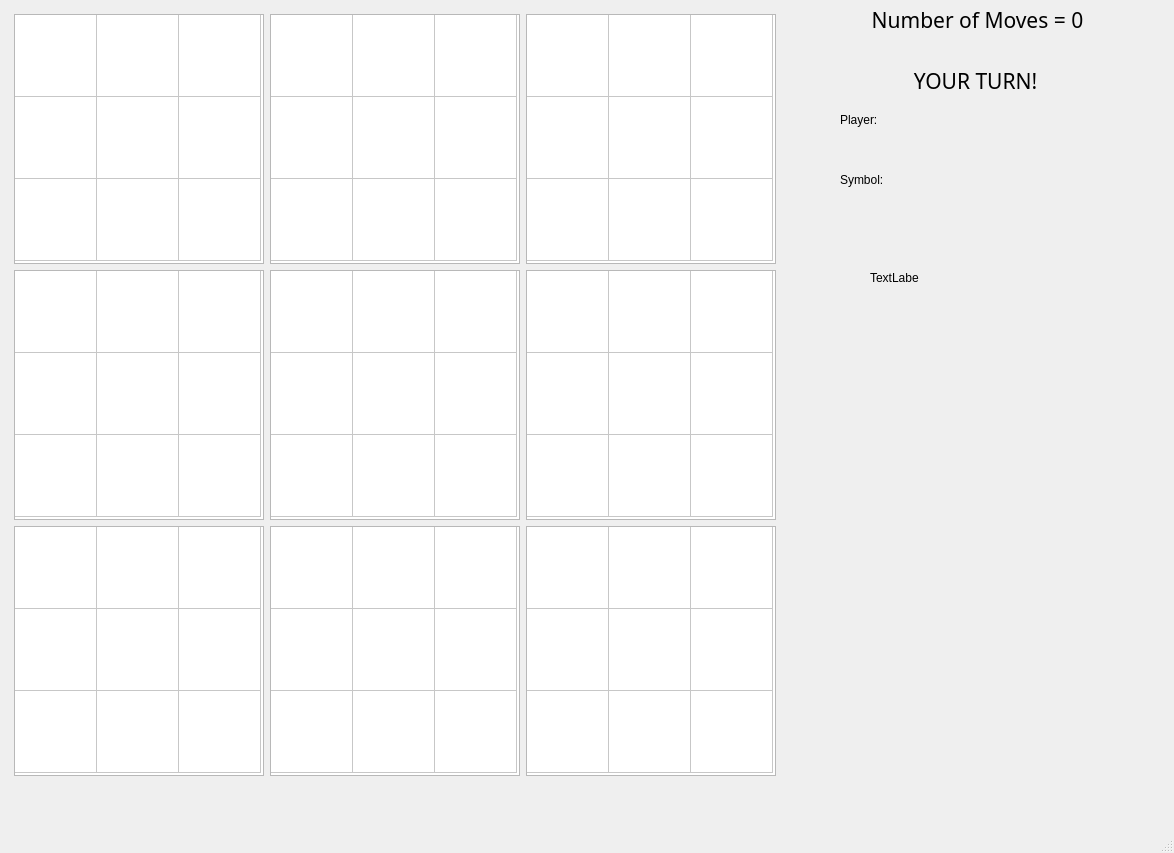
<?xml version="1.0" encoding="UTF-8"?>
<ui version="4.0">
 <class>Ultimate_TTT_UI</class>
 <widget class="QMainWindow" name="Ultimate_TTT_UI">
  <property name="geometry">
   <rect>
    <x>0</x>
    <y>0</y>
    <width>1174</width>
    <height>853</height>
   </rect>
  </property>
  <property name="windowTitle">
   <string>Ultimate_TTT_UI</string>
  </property>
  <widget class="QWidget" name="centralwidget">
   <widget class="QLabel" name="urTurnLabel">
    <property name="geometry">
     <rect>
      <x>840</x>
      <y>60</y>
      <width>271</width>
      <height>41</height>
     </rect>
    </property>
    <property name="font">
     <font>
      <family>outrun future</family>
      <pointsize>16</pointsize>
     </font>
    </property>
    <property name="text">
     <string>YOUR TURN!</string>
    </property>
    <property name="alignment">
     <set>Qt::AlignmentFlag::AlignCenter</set>
    </property>
   </widget>
   <widget class="QLabel" name="playerLabel">
    <property name="geometry">
     <rect>
      <x>840</x>
      <y>110</y>
      <width>63</width>
      <height>20</height>
     </rect>
    </property>
    <property name="text">
     <string>Player:</string>
    </property>
   </widget>
   <widget class="QLabel" name="symbol_Label">
    <property name="geometry">
     <rect>
      <x>840</x>
      <y>170</y>
      <width>63</width>
      <height>20</height>
     </rect>
    </property>
    <property name="text">
     <string>Symbol:</string>
    </property>
   </widget>
   <widget class="QLabel" name="noOfMoves_Label">
    <property name="geometry">
     <rect>
      <x>792</x>
      <y>10</y>
      <width>371</width>
      <height>20</height>
     </rect>
    </property>
    <property name="font">
     <font>
      <family>outrun future</family>
      <pointsize>16</pointsize>
      <bold>false</bold>
     </font>
    </property>
    <property name="text">
     <string>Number of Moves = 0</string>
    </property>
    <property name="alignment">
     <set>Qt::AlignmentFlag::AlignCenter</set>
    </property>
   </widget>
   <widget class="QLabel" name="msgLabel">
    <property name="geometry">
     <rect>
      <x>870</x>
      <y>270</y>
      <width>49</width>
      <height>16</height>
     </rect>
    </property>
    <property name="text">
     <string>TextLabel</string>
    </property>
   </widget>
   <widget class="QLabel" name="_0_0_Label">
    <property name="geometry">
     <rect>
      <x>14</x>
      <y>14</y>
      <width>250</width>
      <height>250</height>
     </rect>
    </property>
    <property name="minimumSize">
     <size>
      <width>250</width>
      <height>250</height>
     </size>
    </property>
    <property name="maximumSize">
     <size>
      <width>250</width>
      <height>250</height>
     </size>
    </property>
    <property name="styleSheet">
     <string notr="true">QLabel:hover {
    background-color: rgba(0, 0, 0, 0.5);
    transform: translateY(180px); 
}</string>
    </property>
    <property name="text">
     <string/>
    </property>
   </widget>
   <widget class="QLabel" name="_0_1_Label">
    <property name="geometry">
     <rect>
      <x>270</x>
      <y>14</y>
      <width>250</width>
      <height>250</height>
     </rect>
    </property>
    <property name="minimumSize">
     <size>
      <width>250</width>
      <height>250</height>
     </size>
    </property>
    <property name="maximumSize">
     <size>
      <width>250</width>
      <height>250</height>
     </size>
    </property>
    <property name="text">
     <string/>
    </property>
   </widget>
   <widget class="QLabel" name="_0_2_Label">
    <property name="geometry">
     <rect>
      <x>526</x>
      <y>14</y>
      <width>250</width>
      <height>250</height>
     </rect>
    </property>
    <property name="minimumSize">
     <size>
      <width>250</width>
      <height>250</height>
     </size>
    </property>
    <property name="maximumSize">
     <size>
      <width>250</width>
      <height>250</height>
     </size>
    </property>
    <property name="text">
     <string/>
    </property>
   </widget>
   <widget class="QLabel" name="_1_0_Label">
    <property name="geometry">
     <rect>
      <x>14</x>
      <y>270</y>
      <width>250</width>
      <height>250</height>
     </rect>
    </property>
    <property name="minimumSize">
     <size>
      <width>250</width>
      <height>250</height>
     </size>
    </property>
    <property name="text">
     <string/>
    </property>
   </widget>
   <widget class="QLabel" name="_1_1_Label">
    <property name="geometry">
     <rect>
      <x>270</x>
      <y>270</y>
      <width>250</width>
      <height>250</height>
     </rect>
    </property>
    <property name="minimumSize">
     <size>
      <width>250</width>
      <height>250</height>
     </size>
    </property>
    <property name="maximumSize">
     <size>
      <width>250</width>
      <height>250</height>
     </size>
    </property>
    <property name="text">
     <string/>
    </property>
   </widget>
   <widget class="QLabel" name="_1_2_Label">
    <property name="geometry">
     <rect>
      <x>526</x>
      <y>270</y>
      <width>250</width>
      <height>250</height>
     </rect>
    </property>
    <property name="minimumSize">
     <size>
      <width>250</width>
      <height>250</height>
     </size>
    </property>
    <property name="maximumSize">
     <size>
      <width>250</width>
      <height>250</height>
     </size>
    </property>
    <property name="text">
     <string/>
    </property>
   </widget>
   <widget class="QLabel" name="_2_0_Label">
    <property name="geometry">
     <rect>
      <x>14</x>
      <y>526</y>
      <width>250</width>
      <height>250</height>
     </rect>
    </property>
    <property name="minimumSize">
     <size>
      <width>250</width>
      <height>250</height>
     </size>
    </property>
    <property name="maximumSize">
     <size>
      <width>250</width>
      <height>250</height>
     </size>
    </property>
    <property name="text">
     <string/>
    </property>
   </widget>
   <widget class="QLabel" name="_2_1_Label">
    <property name="geometry">
     <rect>
      <x>270</x>
      <y>526</y>
      <width>250</width>
      <height>250</height>
     </rect>
    </property>
    <property name="minimumSize">
     <size>
      <width>250</width>
      <height>250</height>
     </size>
    </property>
    <property name="maximumSize">
     <size>
      <width>250</width>
      <height>250</height>
     </size>
    </property>
    <property name="text">
     <string/>
    </property>
   </widget>
   <widget class="QLabel" name="_2_2_Label">
    <property name="geometry">
     <rect>
      <x>526</x>
      <y>526</y>
      <width>250</width>
      <height>250</height>
     </rect>
    </property>
    <property name="minimumSize">
     <size>
      <width>250</width>
      <height>250</height>
     </size>
    </property>
    <property name="maximumSize">
     <size>
      <width>250</width>
      <height>250</height>
     </size>
    </property>
    <property name="text">
     <string/>
    </property>
   </widget>
   <widget class="QTableWidget" name="_2_0_Grid">
    <property name="geometry">
     <rect>
      <x>14</x>
      <y>526</y>
      <width>250</width>
      <height>250</height>
     </rect>
    </property>
    <property name="minimumSize">
     <size>
      <width>250</width>
      <height>250</height>
     </size>
    </property>
    <property name="maximumSize">
     <size>
      <width>250</width>
      <height>250</height>
     </size>
    </property>
    <attribute name="horizontalHeaderVisible">
     <bool>false</bool>
    </attribute>
    <attribute name="horizontalHeaderDefaultSectionSize">
     <number>82</number>
    </attribute>
    <attribute name="verticalHeaderVisible">
     <bool>false</bool>
    </attribute>
    <attribute name="verticalHeaderDefaultSectionSize">
     <number>82</number>
    </attribute>
    <row>
     <property name="text">
      <string>New Row</string>
     </property>
    </row>
    <row>
     <property name="text">
      <string>New Row</string>
     </property>
    </row>
    <row>
     <property name="text">
      <string>New Row</string>
     </property>
    </row>
    <column>
     <property name="text">
      <string>New Column</string>
     </property>
    </column>
    <column>
     <property name="text">
      <string>New Column</string>
     </property>
    </column>
    <column>
     <property name="text">
      <string>New Column</string>
     </property>
    </column>
    <item row="0" column="0">
     <property name="text">
      <string/>
     </property>
     <property name="textAlignment">
      <set>AlignCenter</set>
     </property>
     <property name="flags">
      <set>ItemIsEnabled</set>
     </property>
    </item>
    <item row="0" column="1">
     <property name="text">
      <string/>
     </property>
     <property name="textAlignment">
      <set>AlignCenter</set>
     </property>
     <property name="flags">
      <set>ItemIsEnabled</set>
     </property>
    </item>
    <item row="0" column="2">
     <property name="text">
      <string/>
     </property>
     <property name="textAlignment">
      <set>AlignCenter</set>
     </property>
     <property name="flags">
      <set>ItemIsEnabled</set>
     </property>
    </item>
    <item row="1" column="0">
     <property name="text">
      <string/>
     </property>
     <property name="textAlignment">
      <set>AlignCenter</set>
     </property>
     <property name="flags">
      <set>ItemIsEnabled</set>
     </property>
    </item>
    <item row="1" column="1">
     <property name="text">
      <string/>
     </property>
     <property name="textAlignment">
      <set>AlignCenter</set>
     </property>
     <property name="flags">
      <set>ItemIsEnabled</set>
     </property>
    </item>
    <item row="1" column="2">
     <property name="text">
      <string/>
     </property>
     <property name="textAlignment">
      <set>AlignCenter</set>
     </property>
     <property name="flags">
      <set>ItemIsEnabled</set>
     </property>
    </item>
    <item row="2" column="0">
     <property name="text">
      <string/>
     </property>
     <property name="textAlignment">
      <set>AlignCenter</set>
     </property>
     <property name="flags">
      <set>ItemIsEnabled</set>
     </property>
    </item>
    <item row="2" column="1">
     <property name="text">
      <string/>
     </property>
     <property name="textAlignment">
      <set>AlignCenter</set>
     </property>
     <property name="flags">
      <set>ItemIsEnabled</set>
     </property>
    </item>
    <item row="2" column="2">
     <property name="text">
      <string/>
     </property>
     <property name="textAlignment">
      <set>AlignCenter</set>
     </property>
     <property name="flags">
      <set>ItemIsEnabled</set>
     </property>
    </item>
   </widget>
   <widget class="QTableWidget" name="_1_0_Grid">
    <property name="geometry">
     <rect>
      <x>14</x>
      <y>270</y>
      <width>250</width>
      <height>250</height>
     </rect>
    </property>
    <property name="minimumSize">
     <size>
      <width>250</width>
      <height>250</height>
     </size>
    </property>
    <property name="maximumSize">
     <size>
      <width>250</width>
      <height>250</height>
     </size>
    </property>
    <attribute name="horizontalHeaderVisible">
     <bool>false</bool>
    </attribute>
    <attribute name="horizontalHeaderDefaultSectionSize">
     <number>82</number>
    </attribute>
    <attribute name="verticalHeaderVisible">
     <bool>false</bool>
    </attribute>
    <attribute name="verticalHeaderDefaultSectionSize">
     <number>82</number>
    </attribute>
    <row>
     <property name="text">
      <string>New Row</string>
     </property>
    </row>
    <row>
     <property name="text">
      <string>New Row</string>
     </property>
    </row>
    <row>
     <property name="text">
      <string>New Row</string>
     </property>
    </row>
    <column>
     <property name="text">
      <string>New Column</string>
     </property>
    </column>
    <column>
     <property name="text">
      <string>New Column</string>
     </property>
    </column>
    <column>
     <property name="text">
      <string>New Column</string>
     </property>
    </column>
    <item row="0" column="0">
     <property name="text">
      <string/>
     </property>
     <property name="textAlignment">
      <set>AlignCenter</set>
     </property>
     <property name="flags">
      <set>ItemIsEnabled</set>
     </property>
    </item>
    <item row="0" column="1">
     <property name="text">
      <string/>
     </property>
     <property name="textAlignment">
      <set>AlignCenter</set>
     </property>
     <property name="flags">
      <set>ItemIsEnabled</set>
     </property>
    </item>
    <item row="0" column="2">
     <property name="text">
      <string/>
     </property>
     <property name="textAlignment">
      <set>AlignCenter</set>
     </property>
     <property name="flags">
      <set>ItemIsEnabled</set>
     </property>
    </item>
    <item row="1" column="0">
     <property name="text">
      <string/>
     </property>
     <property name="textAlignment">
      <set>AlignCenter</set>
     </property>
     <property name="flags">
      <set>ItemIsEnabled</set>
     </property>
    </item>
    <item row="1" column="1">
     <property name="text">
      <string/>
     </property>
     <property name="textAlignment">
      <set>AlignCenter</set>
     </property>
     <property name="flags">
      <set>ItemIsEnabled</set>
     </property>
    </item>
    <item row="1" column="2">
     <property name="text">
      <string/>
     </property>
     <property name="textAlignment">
      <set>AlignCenter</set>
     </property>
     <property name="flags">
      <set>ItemIsEnabled</set>
     </property>
    </item>
    <item row="2" column="0">
     <property name="text">
      <string/>
     </property>
     <property name="textAlignment">
      <set>AlignCenter</set>
     </property>
     <property name="flags">
      <set>ItemIsEnabled</set>
     </property>
    </item>
    <item row="2" column="1">
     <property name="text">
      <string/>
     </property>
     <property name="textAlignment">
      <set>AlignCenter</set>
     </property>
     <property name="flags">
      <set>ItemIsEnabled</set>
     </property>
    </item>
    <item row="2" column="2">
     <property name="text">
      <string/>
     </property>
     <property name="textAlignment">
      <set>AlignCenter</set>
     </property>
     <property name="flags">
      <set>ItemIsEnabled</set>
     </property>
    </item>
   </widget>
   <widget class="QTableWidget" name="_0_0_Grid">
    <property name="geometry">
     <rect>
      <x>14</x>
      <y>14</y>
      <width>250</width>
      <height>250</height>
     </rect>
    </property>
    <property name="minimumSize">
     <size>
      <width>250</width>
      <height>250</height>
     </size>
    </property>
    <property name="maximumSize">
     <size>
      <width>250</width>
      <height>250</height>
     </size>
    </property>
    <property name="styleSheet">
     <string notr="true"/>
    </property>
    <attribute name="horizontalHeaderVisible">
     <bool>false</bool>
    </attribute>
    <attribute name="horizontalHeaderDefaultSectionSize">
     <number>82</number>
    </attribute>
    <attribute name="verticalHeaderVisible">
     <bool>false</bool>
    </attribute>
    <attribute name="verticalHeaderDefaultSectionSize">
     <number>82</number>
    </attribute>
    <row>
     <property name="text">
      <string>New Row</string>
     </property>
    </row>
    <row>
     <property name="text">
      <string>New Row</string>
     </property>
    </row>
    <row>
     <property name="text">
      <string>New Row</string>
     </property>
    </row>
    <column>
     <property name="text">
      <string>New Column</string>
     </property>
    </column>
    <column>
     <property name="text">
      <string>New Column</string>
     </property>
    </column>
    <column>
     <property name="text">
      <string>New Column</string>
     </property>
    </column>
    <item row="0" column="0">
     <property name="text">
      <string/>
     </property>
     <property name="textAlignment">
      <set>AlignCenter</set>
     </property>
     <property name="flags">
      <set>ItemIsEnabled</set>
     </property>
    </item>
    <item row="0" column="1">
     <property name="text">
      <string/>
     </property>
     <property name="textAlignment">
      <set>AlignCenter</set>
     </property>
     <property name="flags">
      <set>ItemIsEnabled</set>
     </property>
    </item>
    <item row="0" column="2">
     <property name="text">
      <string/>
     </property>
     <property name="textAlignment">
      <set>AlignCenter</set>
     </property>
     <property name="flags">
      <set>ItemIsEnabled</set>
     </property>
    </item>
    <item row="1" column="0">
     <property name="text">
      <string/>
     </property>
     <property name="textAlignment">
      <set>AlignCenter</set>
     </property>
     <property name="flags">
      <set>ItemIsEnabled</set>
     </property>
    </item>
    <item row="1" column="1">
     <property name="text">
      <string/>
     </property>
     <property name="textAlignment">
      <set>AlignCenter</set>
     </property>
     <property name="flags">
      <set>ItemIsEnabled</set>
     </property>
    </item>
    <item row="1" column="2">
     <property name="text">
      <string/>
     </property>
     <property name="textAlignment">
      <set>AlignCenter</set>
     </property>
     <property name="flags">
      <set>ItemIsEnabled</set>
     </property>
    </item>
    <item row="2" column="0">
     <property name="text">
      <string/>
     </property>
     <property name="textAlignment">
      <set>AlignCenter</set>
     </property>
     <property name="flags">
      <set>ItemIsEnabled</set>
     </property>
    </item>
    <item row="2" column="1">
     <property name="text">
      <string/>
     </property>
     <property name="textAlignment">
      <set>AlignCenter</set>
     </property>
     <property name="flags">
      <set>ItemIsEnabled</set>
     </property>
    </item>
    <item row="2" column="2">
     <property name="text">
      <string/>
     </property>
     <property name="textAlignment">
      <set>AlignCenter</set>
     </property>
     <property name="flags">
      <set>ItemIsEnabled</set>
     </property>
    </item>
   </widget>
   <widget class="QTableWidget" name="_2_1_Grid">
    <property name="geometry">
     <rect>
      <x>270</x>
      <y>526</y>
      <width>250</width>
      <height>250</height>
     </rect>
    </property>
    <property name="minimumSize">
     <size>
      <width>250</width>
      <height>250</height>
     </size>
    </property>
    <property name="maximumSize">
     <size>
      <width>250</width>
      <height>250</height>
     </size>
    </property>
    <attribute name="horizontalHeaderVisible">
     <bool>false</bool>
    </attribute>
    <attribute name="horizontalHeaderDefaultSectionSize">
     <number>82</number>
    </attribute>
    <attribute name="verticalHeaderVisible">
     <bool>false</bool>
    </attribute>
    <attribute name="verticalHeaderDefaultSectionSize">
     <number>82</number>
    </attribute>
    <row>
     <property name="text">
      <string>New Row</string>
     </property>
    </row>
    <row>
     <property name="text">
      <string>New Row</string>
     </property>
    </row>
    <row>
     <property name="text">
      <string>New Row</string>
     </property>
    </row>
    <column>
     <property name="text">
      <string>New Column</string>
     </property>
    </column>
    <column>
     <property name="text">
      <string>New Column</string>
     </property>
    </column>
    <column>
     <property name="text">
      <string>New Column</string>
     </property>
    </column>
    <item row="0" column="0">
     <property name="text">
      <string/>
     </property>
     <property name="textAlignment">
      <set>AlignCenter</set>
     </property>
     <property name="flags">
      <set>ItemIsEnabled</set>
     </property>
    </item>
    <item row="0" column="1">
     <property name="text">
      <string/>
     </property>
     <property name="textAlignment">
      <set>AlignCenter</set>
     </property>
     <property name="flags">
      <set>ItemIsEnabled</set>
     </property>
    </item>
    <item row="0" column="2">
     <property name="text">
      <string/>
     </property>
     <property name="textAlignment">
      <set>AlignCenter</set>
     </property>
     <property name="flags">
      <set>ItemIsEnabled</set>
     </property>
    </item>
    <item row="1" column="0">
     <property name="text">
      <string/>
     </property>
     <property name="textAlignment">
      <set>AlignCenter</set>
     </property>
     <property name="flags">
      <set>ItemIsEnabled</set>
     </property>
    </item>
    <item row="1" column="1">
     <property name="text">
      <string/>
     </property>
     <property name="textAlignment">
      <set>AlignCenter</set>
     </property>
     <property name="flags">
      <set>ItemIsEnabled</set>
     </property>
    </item>
    <item row="1" column="2">
     <property name="text">
      <string/>
     </property>
     <property name="textAlignment">
      <set>AlignCenter</set>
     </property>
     <property name="flags">
      <set>ItemIsEnabled</set>
     </property>
    </item>
    <item row="2" column="0">
     <property name="text">
      <string/>
     </property>
     <property name="textAlignment">
      <set>AlignCenter</set>
     </property>
     <property name="flags">
      <set>ItemIsEnabled</set>
     </property>
    </item>
    <item row="2" column="1">
     <property name="text">
      <string/>
     </property>
     <property name="textAlignment">
      <set>AlignCenter</set>
     </property>
     <property name="flags">
      <set>ItemIsEnabled</set>
     </property>
    </item>
    <item row="2" column="2">
     <property name="text">
      <string/>
     </property>
     <property name="textAlignment">
      <set>AlignCenter</set>
     </property>
     <property name="flags">
      <set>ItemIsEnabled</set>
     </property>
    </item>
   </widget>
   <widget class="QTableWidget" name="_1_1_Grid">
    <property name="geometry">
     <rect>
      <x>270</x>
      <y>270</y>
      <width>250</width>
      <height>250</height>
     </rect>
    </property>
    <property name="minimumSize">
     <size>
      <width>250</width>
      <height>250</height>
     </size>
    </property>
    <property name="maximumSize">
     <size>
      <width>250</width>
      <height>250</height>
     </size>
    </property>
    <attribute name="horizontalHeaderVisible">
     <bool>false</bool>
    </attribute>
    <attribute name="horizontalHeaderDefaultSectionSize">
     <number>82</number>
    </attribute>
    <attribute name="verticalHeaderVisible">
     <bool>false</bool>
    </attribute>
    <attribute name="verticalHeaderDefaultSectionSize">
     <number>82</number>
    </attribute>
    <row>
     <property name="text">
      <string>New Row</string>
     </property>
    </row>
    <row>
     <property name="text">
      <string>New Row</string>
     </property>
    </row>
    <row>
     <property name="text">
      <string>New Row</string>
     </property>
    </row>
    <column>
     <property name="text">
      <string>New Column</string>
     </property>
    </column>
    <column>
     <property name="text">
      <string>New Column</string>
     </property>
    </column>
    <column>
     <property name="text">
      <string>New Column</string>
     </property>
    </column>
    <item row="0" column="0">
     <property name="text">
      <string/>
     </property>
     <property name="textAlignment">
      <set>AlignCenter</set>
     </property>
     <property name="foreground">
      <brush brushstyle="NoBrush">
       <color alpha="255">
        <red>0</red>
        <green>0</green>
        <blue>0</blue>
       </color>
      </brush>
     </property>
     <property name="flags">
      <set>ItemIsEnabled</set>
     </property>
    </item>
    <item row="0" column="1">
     <property name="text">
      <string/>
     </property>
     <property name="textAlignment">
      <set>AlignCenter</set>
     </property>
     <property name="flags">
      <set>ItemIsEnabled</set>
     </property>
    </item>
    <item row="0" column="2">
     <property name="text">
      <string/>
     </property>
     <property name="textAlignment">
      <set>AlignCenter</set>
     </property>
     <property name="flags">
      <set>ItemIsEnabled</set>
     </property>
    </item>
    <item row="1" column="0">
     <property name="text">
      <string/>
     </property>
     <property name="textAlignment">
      <set>AlignCenter</set>
     </property>
     <property name="flags">
      <set>ItemIsEnabled</set>
     </property>
    </item>
    <item row="1" column="1">
     <property name="text">
      <string/>
     </property>
     <property name="textAlignment">
      <set>AlignCenter</set>
     </property>
     <property name="flags">
      <set>ItemIsEnabled</set>
     </property>
    </item>
    <item row="1" column="2">
     <property name="text">
      <string/>
     </property>
     <property name="textAlignment">
      <set>AlignCenter</set>
     </property>
     <property name="flags">
      <set>ItemIsEnabled</set>
     </property>
    </item>
    <item row="2" column="0">
     <property name="text">
      <string/>
     </property>
     <property name="textAlignment">
      <set>AlignCenter</set>
     </property>
     <property name="flags">
      <set>ItemIsEnabled</set>
     </property>
    </item>
    <item row="2" column="1">
     <property name="text">
      <string/>
     </property>
     <property name="textAlignment">
      <set>AlignCenter</set>
     </property>
     <property name="flags">
      <set>ItemIsEnabled</set>
     </property>
    </item>
    <item row="2" column="2">
     <property name="text">
      <string/>
     </property>
     <property name="textAlignment">
      <set>AlignCenter</set>
     </property>
     <property name="flags">
      <set>ItemIsEnabled</set>
     </property>
    </item>
   </widget>
   <widget class="QTableWidget" name="_0_1_Grid">
    <property name="geometry">
     <rect>
      <x>270</x>
      <y>14</y>
      <width>250</width>
      <height>250</height>
     </rect>
    </property>
    <property name="minimumSize">
     <size>
      <width>250</width>
      <height>250</height>
     </size>
    </property>
    <property name="maximumSize">
     <size>
      <width>250</width>
      <height>250</height>
     </size>
    </property>
    <attribute name="horizontalHeaderVisible">
     <bool>false</bool>
    </attribute>
    <attribute name="horizontalHeaderDefaultSectionSize">
     <number>82</number>
    </attribute>
    <attribute name="verticalHeaderVisible">
     <bool>false</bool>
    </attribute>
    <attribute name="verticalHeaderDefaultSectionSize">
     <number>82</number>
    </attribute>
    <row>
     <property name="text">
      <string>New Row</string>
     </property>
    </row>
    <row>
     <property name="text">
      <string>New Row</string>
     </property>
    </row>
    <row>
     <property name="text">
      <string>New Row</string>
     </property>
    </row>
    <column>
     <property name="text">
      <string>New Column</string>
     </property>
    </column>
    <column>
     <property name="text">
      <string>New Column</string>
     </property>
    </column>
    <column>
     <property name="text">
      <string>New Column</string>
     </property>
    </column>
    <item row="0" column="0">
     <property name="text">
      <string/>
     </property>
     <property name="textAlignment">
      <set>AlignCenter</set>
     </property>
     <property name="flags">
      <set>ItemIsEnabled</set>
     </property>
    </item>
    <item row="0" column="1">
     <property name="text">
      <string/>
     </property>
     <property name="textAlignment">
      <set>AlignCenter</set>
     </property>
     <property name="flags">
      <set>ItemIsEnabled</set>
     </property>
    </item>
    <item row="0" column="2">
     <property name="text">
      <string/>
     </property>
     <property name="textAlignment">
      <set>AlignCenter</set>
     </property>
     <property name="flags">
      <set>ItemIsEnabled</set>
     </property>
    </item>
    <item row="1" column="0">
     <property name="text">
      <string/>
     </property>
     <property name="textAlignment">
      <set>AlignCenter</set>
     </property>
     <property name="flags">
      <set>ItemIsEnabled</set>
     </property>
    </item>
    <item row="1" column="1">
     <property name="text">
      <string/>
     </property>
     <property name="textAlignment">
      <set>AlignCenter</set>
     </property>
     <property name="flags">
      <set>ItemIsEnabled</set>
     </property>
    </item>
    <item row="1" column="2">
     <property name="text">
      <string/>
     </property>
     <property name="textAlignment">
      <set>AlignCenter</set>
     </property>
     <property name="flags">
      <set>ItemIsEnabled</set>
     </property>
    </item>
    <item row="2" column="0">
     <property name="text">
      <string/>
     </property>
     <property name="textAlignment">
      <set>AlignCenter</set>
     </property>
     <property name="flags">
      <set>ItemIsEnabled</set>
     </property>
    </item>
    <item row="2" column="1">
     <property name="text">
      <string/>
     </property>
     <property name="textAlignment">
      <set>AlignCenter</set>
     </property>
     <property name="flags">
      <set>ItemIsEnabled</set>
     </property>
    </item>
    <item row="2" column="2">
     <property name="text">
      <string/>
     </property>
     <property name="textAlignment">
      <set>AlignCenter</set>
     </property>
     <property name="flags">
      <set>ItemIsEnabled</set>
     </property>
    </item>
   </widget>
   <widget class="QTableWidget" name="_2_2_Grid">
    <property name="geometry">
     <rect>
      <x>526</x>
      <y>526</y>
      <width>250</width>
      <height>250</height>
     </rect>
    </property>
    <property name="minimumSize">
     <size>
      <width>250</width>
      <height>250</height>
     </size>
    </property>
    <property name="maximumSize">
     <size>
      <width>250</width>
      <height>250</height>
     </size>
    </property>
    <attribute name="horizontalHeaderVisible">
     <bool>false</bool>
    </attribute>
    <attribute name="horizontalHeaderDefaultSectionSize">
     <number>82</number>
    </attribute>
    <attribute name="verticalHeaderVisible">
     <bool>false</bool>
    </attribute>
    <attribute name="verticalHeaderDefaultSectionSize">
     <number>82</number>
    </attribute>
    <row>
     <property name="text">
      <string>New Row</string>
     </property>
    </row>
    <row>
     <property name="text">
      <string>New Row</string>
     </property>
    </row>
    <row>
     <property name="text">
      <string>New Row</string>
     </property>
    </row>
    <column>
     <property name="text">
      <string>New Column</string>
     </property>
    </column>
    <column>
     <property name="text">
      <string>New Column</string>
     </property>
    </column>
    <column>
     <property name="text">
      <string>New Column</string>
     </property>
    </column>
    <item row="0" column="0">
     <property name="text">
      <string/>
     </property>
     <property name="textAlignment">
      <set>AlignCenter</set>
     </property>
     <property name="flags">
      <set>ItemIsEnabled</set>
     </property>
    </item>
    <item row="0" column="1">
     <property name="text">
      <string/>
     </property>
     <property name="textAlignment">
      <set>AlignCenter</set>
     </property>
     <property name="flags">
      <set>ItemIsEnabled</set>
     </property>
    </item>
    <item row="0" column="2">
     <property name="text">
      <string/>
     </property>
     <property name="textAlignment">
      <set>AlignCenter</set>
     </property>
     <property name="flags">
      <set>ItemIsEnabled</set>
     </property>
    </item>
    <item row="1" column="0">
     <property name="text">
      <string/>
     </property>
     <property name="textAlignment">
      <set>AlignCenter</set>
     </property>
     <property name="flags">
      <set>ItemIsEnabled</set>
     </property>
    </item>
    <item row="1" column="1">
     <property name="text">
      <string/>
     </property>
     <property name="textAlignment">
      <set>AlignCenter</set>
     </property>
     <property name="flags">
      <set>ItemIsEnabled</set>
     </property>
    </item>
    <item row="1" column="2">
     <property name="text">
      <string/>
     </property>
     <property name="textAlignment">
      <set>AlignCenter</set>
     </property>
     <property name="flags">
      <set>ItemIsEnabled</set>
     </property>
    </item>
    <item row="2" column="0">
     <property name="text">
      <string/>
     </property>
     <property name="textAlignment">
      <set>AlignCenter</set>
     </property>
     <property name="flags">
      <set>ItemIsEnabled</set>
     </property>
    </item>
    <item row="2" column="1">
     <property name="text">
      <string/>
     </property>
     <property name="textAlignment">
      <set>AlignCenter</set>
     </property>
     <property name="flags">
      <set>ItemIsEnabled</set>
     </property>
    </item>
    <item row="2" column="2">
     <property name="text">
      <string/>
     </property>
     <property name="textAlignment">
      <set>AlignCenter</set>
     </property>
     <property name="flags">
      <set>ItemIsEnabled</set>
     </property>
    </item>
   </widget>
   <widget class="QTableWidget" name="_0_2_Grid">
    <property name="geometry">
     <rect>
      <x>526</x>
      <y>14</y>
      <width>250</width>
      <height>250</height>
     </rect>
    </property>
    <property name="minimumSize">
     <size>
      <width>250</width>
      <height>250</height>
     </size>
    </property>
    <property name="maximumSize">
     <size>
      <width>250</width>
      <height>250</height>
     </size>
    </property>
    <attribute name="horizontalHeaderVisible">
     <bool>false</bool>
    </attribute>
    <attribute name="horizontalHeaderDefaultSectionSize">
     <number>82</number>
    </attribute>
    <attribute name="verticalHeaderVisible">
     <bool>false</bool>
    </attribute>
    <attribute name="verticalHeaderDefaultSectionSize">
     <number>82</number>
    </attribute>
    <row>
     <property name="text">
      <string>New Row</string>
     </property>
    </row>
    <row>
     <property name="text">
      <string>New Row</string>
     </property>
    </row>
    <row>
     <property name="text">
      <string>New Row</string>
     </property>
    </row>
    <column>
     <property name="text">
      <string>New Column</string>
     </property>
    </column>
    <column>
     <property name="text">
      <string>New Column</string>
     </property>
    </column>
    <column>
     <property name="text">
      <string>New Column</string>
     </property>
    </column>
    <item row="0" column="0">
     <property name="text">
      <string/>
     </property>
     <property name="textAlignment">
      <set>AlignCenter</set>
     </property>
     <property name="flags">
      <set>ItemIsEnabled</set>
     </property>
    </item>
    <item row="0" column="1">
     <property name="text">
      <string/>
     </property>
     <property name="textAlignment">
      <set>AlignCenter</set>
     </property>
     <property name="flags">
      <set>ItemIsEnabled</set>
     </property>
    </item>
    <item row="0" column="2">
     <property name="text">
      <string/>
     </property>
     <property name="textAlignment">
      <set>AlignCenter</set>
     </property>
     <property name="flags">
      <set>ItemIsEnabled</set>
     </property>
    </item>
    <item row="1" column="0">
     <property name="text">
      <string/>
     </property>
     <property name="textAlignment">
      <set>AlignCenter</set>
     </property>
     <property name="flags">
      <set>ItemIsEnabled</set>
     </property>
    </item>
    <item row="1" column="1">
     <property name="text">
      <string/>
     </property>
     <property name="textAlignment">
      <set>AlignCenter</set>
     </property>
     <property name="flags">
      <set>ItemIsEnabled</set>
     </property>
    </item>
    <item row="1" column="2">
     <property name="text">
      <string/>
     </property>
     <property name="textAlignment">
      <set>AlignCenter</set>
     </property>
     <property name="flags">
      <set>ItemIsEnabled</set>
     </property>
    </item>
    <item row="2" column="0">
     <property name="text">
      <string/>
     </property>
     <property name="textAlignment">
      <set>AlignCenter</set>
     </property>
     <property name="flags">
      <set>ItemIsEnabled</set>
     </property>
    </item>
    <item row="2" column="1">
     <property name="text">
      <string/>
     </property>
     <property name="textAlignment">
      <set>AlignCenter</set>
     </property>
     <property name="flags">
      <set>ItemIsEnabled</set>
     </property>
    </item>
    <item row="2" column="2">
     <property name="text">
      <string/>
     </property>
     <property name="textAlignment">
      <set>AlignCenter</set>
     </property>
     <property name="flags">
      <set>ItemIsEnabled</set>
     </property>
    </item>
   </widget>
   <widget class="QTableWidget" name="_1_2_Grid">
    <property name="geometry">
     <rect>
      <x>526</x>
      <y>270</y>
      <width>250</width>
      <height>250</height>
     </rect>
    </property>
    <property name="minimumSize">
     <size>
      <width>250</width>
      <height>250</height>
     </size>
    </property>
    <property name="maximumSize">
     <size>
      <width>250</width>
      <height>250</height>
     </size>
    </property>
    <attribute name="horizontalHeaderVisible">
     <bool>false</bool>
    </attribute>
    <attribute name="horizontalHeaderDefaultSectionSize">
     <number>82</number>
    </attribute>
    <attribute name="verticalHeaderVisible">
     <bool>false</bool>
    </attribute>
    <attribute name="verticalHeaderDefaultSectionSize">
     <number>82</number>
    </attribute>
    <row>
     <property name="text">
      <string>New Row</string>
     </property>
    </row>
    <row>
     <property name="text">
      <string>New Row</string>
     </property>
    </row>
    <row>
     <property name="text">
      <string>New Row</string>
     </property>
    </row>
    <column>
     <property name="text">
      <string>New Column</string>
     </property>
    </column>
    <column>
     <property name="text">
      <string>New Column</string>
     </property>
    </column>
    <column>
     <property name="text">
      <string>New Column</string>
     </property>
    </column>
    <item row="0" column="0">
     <property name="text">
      <string/>
     </property>
     <property name="textAlignment">
      <set>AlignCenter</set>
     </property>
     <property name="flags">
      <set>ItemIsEnabled</set>
     </property>
    </item>
    <item row="0" column="1">
     <property name="text">
      <string/>
     </property>
     <property name="textAlignment">
      <set>AlignCenter</set>
     </property>
     <property name="flags">
      <set>ItemIsEnabled</set>
     </property>
    </item>
    <item row="0" column="2">
     <property name="text">
      <string/>
     </property>
     <property name="textAlignment">
      <set>AlignCenter</set>
     </property>
     <property name="flags">
      <set>ItemIsEnabled</set>
     </property>
    </item>
    <item row="1" column="0">
     <property name="text">
      <string/>
     </property>
     <property name="textAlignment">
      <set>AlignCenter</set>
     </property>
     <property name="flags">
      <set>ItemIsEnabled</set>
     </property>
    </item>
    <item row="1" column="1">
     <property name="text">
      <string/>
     </property>
     <property name="textAlignment">
      <set>AlignCenter</set>
     </property>
     <property name="flags">
      <set>ItemIsEnabled</set>
     </property>
    </item>
    <item row="1" column="2">
     <property name="text">
      <string/>
     </property>
     <property name="textAlignment">
      <set>AlignCenter</set>
     </property>
     <property name="flags">
      <set>ItemIsEnabled</set>
     </property>
    </item>
    <item row="2" column="0">
     <property name="text">
      <string/>
     </property>
     <property name="textAlignment">
      <set>AlignCenter</set>
     </property>
     <property name="flags">
      <set>ItemIsEnabled</set>
     </property>
    </item>
    <item row="2" column="1">
     <property name="text">
      <string/>
     </property>
     <property name="textAlignment">
      <set>AlignCenter</set>
     </property>
     <property name="flags">
      <set>ItemIsEnabled</set>
     </property>
    </item>
    <item row="2" column="2">
     <property name="text">
      <string/>
     </property>
     <property name="textAlignment">
      <set>AlignCenter</set>
     </property>
     <property name="flags">
      <set>ItemIsEnabled</set>
     </property>
    </item>
   </widget>
   <zorder>_2_2_Label</zorder>
   <zorder>_2_1_Label</zorder>
   <zorder>_2_0_Label</zorder>
   <zorder>_1_2_Label</zorder>
   <zorder>_1_1_Label</zorder>
   <zorder>_1_0_Label</zorder>
   <zorder>_0_2_Label</zorder>
   <zorder>_0_1_Label</zorder>
   <zorder>_0_0_Label</zorder>
   <zorder>_2_0_Grid</zorder>
   <zorder>_1_0_Grid</zorder>
   <zorder>_0_0_Grid</zorder>
   <zorder>_2_1_Grid</zorder>
   <zorder>_1_1_Grid</zorder>
   <zorder>_0_1_Grid</zorder>
   <zorder>_2_2_Grid</zorder>
   <zorder>_0_2_Grid</zorder>
   <zorder>_1_2_Grid</zorder>
   <zorder>urTurnLabel</zorder>
   <zorder>playerLabel</zorder>
   <zorder>symbol_Label</zorder>
   <zorder>noOfMoves_Label</zorder>
   <zorder>msgLabel</zorder>
  </widget>
  <widget class="QMenuBar" name="menubar">
   <property name="geometry">
    <rect>
     <x>0</x>
     <y>0</y>
     <width>1174</width>
     <height>22</height>
    </rect>
   </property>
  </widget>
  <widget class="QStatusBar" name="statusbar"/>
 </widget>
 <resources/>
 <connections/>
</ui>
